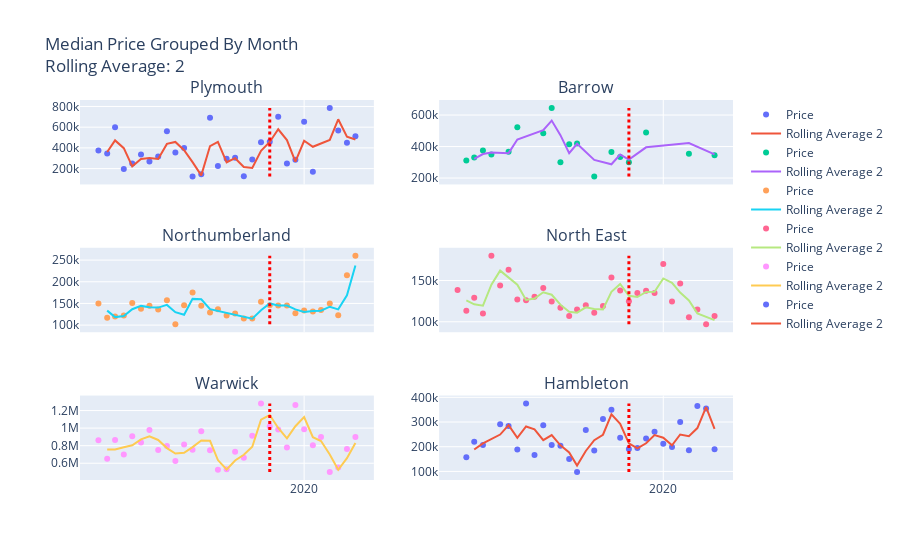

Notebook code cell kept with this figure:
### Code cell
regen_fig, n_table = rolling_avg_subplots_for_area(dataframe=df_regen_towns_from_2017, area='ward_name',
                                    target='price',
                                    rolling_val=2,
                                    top_n=6,
                                    line=True)

n_table
regen_fig
